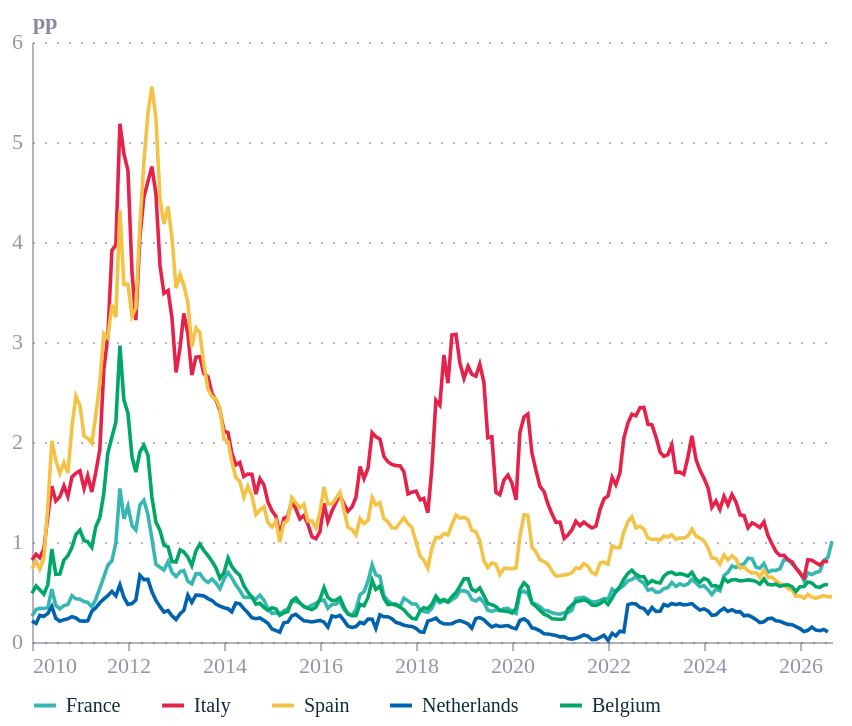

The code cell stored with this chart in its notebook:
### Code cell
import pandas as pd
import altair as alt
from ecostyles import EcoStyles

styles = EcoStyles()
styles.register_and_enable_theme()

# ---------- data ----------
IDS = {
    "IRLTLT01DEM156N": "Germany", "IRLTLT01FRM156N": "France", "IRLTLT01ITM156N": "Italy",
    "IRLTLT01ESM156N": "Spain", "IRLTLT01NLM156N": "Netherlands", "IRLTLT01BEM156N": "Belgium",
}
ORDER = ["France", "Italy", "Spain", "Netherlands", "Belgium"]

raw = pd.read_csv("../data/fredgraph.csv", parse_dates=["observation_date"]).rename(
    columns={"observation_date": "date", **IDS}
)
raw = raw.query("date >= '2010-01-01'")

# spread = country 10y yield minus German 10y yield (percentage points)
wide = raw[["date"]].copy()
for c in ORDER:
    wide[c] = raw[c] - raw["Germany"]
long = wide.melt("date", var_name="country", value_name="spread").dropna()

# ---------- hover: snap to nearest month ----------
nearest = alt.selection_point(
    fields=["date"], nearest=True, on="pointerover", clear="pointerout", empty=False
)

# ---------- encodings ----------
legend = alt.Legend(
    title=None, orient="bottom", direction="horizontal", columns=5,
    symbolType="stroke", symbolStrokeWidth=2, symbolSize=120,
    labelFontSize=10, columnPadding=16, offset=8,
)
color = alt.Color("country:N", sort=ORDER, legend=legend)
x = alt.X("date:T", title=None, axis=alt.Axis(format="%Y", tickCount=9))
y = alt.Y("spread:Q", title="pp")

# ---------- layers ----------
lines = alt.Chart(long).mark_line(strokeWidth=1.8).encode(x=x, y=y, color=color)

dots = (
    alt.Chart(long).mark_circle(size=45)
    .encode(x=x, y=y, color=color, opacity=alt.condition(nearest, alt.value(1), alt.value(0)))
)

# tooltip: every country's spread for the hovered month
tooltip = [alt.Tooltip("date:T", title="Month", format="%b %Y")] + [
    alt.Tooltip(f"{c}:Q", title=c, format=".2f") for c in ORDER
]
hover_band = (
    alt.Chart(wide).mark_rule(color="#94a3b8", strokeWidth=8, opacity=0.25)
    .encode(x="date:T", tooltip=tooltip)
    .transform_filter(nearest)
)
catcher = alt.Chart(wide).mark_point(opacity=0).encode(x="date:T").add_params(nearest)

chart = (
    (catcher + hover_band + lines + dots)
    .properties(
        width=400, height=300,

    )
)

styles.save(chart, path=".", name="bond_spreads", svg=True)
chart

### Figure 1 — Vega-Lite specification as saved in the notebook (floating-point values rounded to 4 significant figures; data arrays with more than 128 entries replaced by an {"elided": "..."} marker saying what was removed)
{"config": {"font": "Circular Std", "text": {"color": "#676A86", "align": "left", "baseline": "middle", "dx": 7, "dy": 0, "fontSize": 11}, "view": {"stroke": null, "continuousWidth": 400, "continuousHeight": 300, "discreteWidth": 400, "discreteHeight": 300}, "range": {"category": ["#36B7B4", "#E6224B", "#F4C245", "#0063AF", "#00A767", "#179FDB", "#EB5C2E"], "diverging": ["#E6224B", "#E54753", "#C9C9C9", "#179FDB", "#122B39"], "heatmap": ["#C9C9C9", "#179FDB", "#0063AF", "#122B39"], "ordinal": ["#00A767", "#36B7B4", "#179FDB", "#0063AF", "#243B5A"]}, "bar": {"color": "#179fdb"}, "line": {"color": "#e6224b"}, "rule": {"color": "#676A86"}, "area": {"opacity": 0.3}, "point": {"filled": true, "size": 80, "color": "#e6224b", "opacity": 0.95}, "geoshape": {"stroke": "white", "strokeWidth": 0.3}, "rect": {"fill": "#d6d4d4", "opacity": 0.3}, "axis": {"labelColor": "#676A86", "labelFontSize": 11, "labelFont": "Circular Std", "labelOpacity": 0.7, "tickColor": "#676A86", "tickOpacity": 0.5, "domainColor": "#676A86", "domainOpacity": 0.5, "gridColor": "#676A86", "gridDash": [2, 2], "gridOpacity": 0.5, "title": null, "titleColor": "#676A86", "titleOpacity": 0.8, "tickSize": 4}, "axisXDiscrete": {"grid": false, "labelAngle": 0, "tickCount": 10, "tickOpacity": 0.5, "title": null}, "axisYDiscrete": {"ticks": false, "labelPadding": 5}, "axisXTemporal": {"grid": false, "ticks": true}, "axisXQuantitative": {"grid": true}, "axisYQuantitative": {"gridColor": "#676A86", "gridDash": [1, 5], "gridOpacity": 0.5, "ticks": false, "labelPadding": 5, "tickCount": 8, "titleAngle": 0, "titleAlign": "left", "titleBaseline": "bottom", "titleX": 0, "titleY": -5}, "title": {"color": "#676A86E6", "subtitleColor": "#676A86", "font": "Circular Std", "subtitleFont": "Circular Std", "anchor": "start", "fontSize": 14, "subtitleFontSize": 12, "subtitlePadding": 4, "offset": 0, "frame": "group"}, "legend": {"titleColor": "#122b39", "title": null, "labelColor": "#122b39", "labelFontSize": 11}}, "layer": [{"mark": {"type": "point", "opacity": 0}, "encoding": {"x": {"field": "date", "type": "temporal"}}, "name": "view_bc7f210f0d4e8567_0"}, {"mark": {"type": "rule", "color": "#94a3b8", "opacity": 0.25, "strokeWidth": 8}, "encoding": {"tooltip": [{"field": "date", "format": "%b %Y", "title": "Month", "type": "temporal"}, {"field": "France", "format": ".2f", "title": "France", "type": "quantitative"}, {"field": "Italy", "format": ".2f", "title": "Italy", "type": "quantitative"}, {"field": "Spain", "format": ".2f", "title": "Spain", "type": "quantitative"}, {"field": "Netherlands", "format": ".2f", "title": "Netherlands", "type": "quantitative"}, {"field": "Belgium", "format": ".2f", "title": "Belgium", "type": "quantitative"}], "x": {"field": "date", "type": "temporal"}}, "transform": [{"filter": {"param": "param_788d626bfb4db19d", "empty": false}}]}, {"data": {"name": "data-e1505d210f942af9c5617f8074a0876e"}, "mark": {"type": "line", "strokeWidth": 1.8}, "encoding": {"color": {"field": "country", "legend": {"columnPadding": 16, "columns": 5, "direction": "horizontal", "labelFontSize": 10, "offset": 8, "orient": "bottom", "symbolSize": 120, "symbolStrokeWidth": 2, "symbolType": "stroke", "title": null}, "sort": ["France", "Italy", "Spain", "Netherlands", "Belgium"], "type": "nominal"}, "x": {"axis": {"format": "%Y", "tickCount": 9}, "field": "date", "title": null, "type": "temporal"}, "y": {"field": "spread", "title": "pp", "type": "quantitative"}}}, {"data": {"name": "data-e1505d210f942af9c5617f8074a0876e"}, "mark": {"type": "circle", "size": 45}, "encoding": {"color": {"field": "country", "legend": {"columnPadding": 16, "columns": 5, "direction": "horizontal", "labelFontSize": 10, "offset": 8, "orient": "bottom", "symbolSize": 120, "symbolStrokeWidth": 2, "symbolType": "stroke", "title": null}, "sort": ["France", "Italy", "Spain", "Netherlands", "Belgium"], "type": "nominal"}, "opacity": {"condition": {"param": "param_788d626bfb4db19d", "value": 1, "empty": false}, "value": 0}, "x": {"axis": {"format": "%Y", "tickCount": 9}, "field": "date", "title": null, "type": "temporal"}, "y": {"field": "spread", "title": "pp", "type": "quantitative"}}}], "data": {"name": "data-4cec48a8e4379be2730eaf5fef23f206"}, "height": 300, "params": [{"name": "param_788d626bfb4db19d", "select": {"type": "point", "clear": "pointerout", "fields": ["date"], "nearest": true, "on": "pointerover"}, "views": ["view_bc7f210f0d4e8567_0"]}], "width": 400, "$schema": "https://vega.github.io/schema/vega-lite/v6.4.1.json", "datasets": {"data-4cec48a8e4379be2730eaf5fef23f206": {"elided": "201 records"}, "data-e1505d210f942af9c5617f8074a0876e": {"elided": "1002 records"}}}
